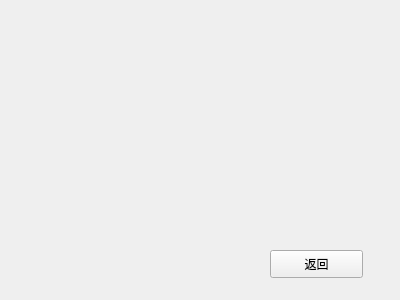
<?xml version="1.0" encoding="UTF-8"?>
<ui version="4.0">
 <class>ShowPage</class>
 <widget class="QWidget" name="ShowPage">
  <property name="geometry">
   <rect>
    <x>0</x>
    <y>0</y>
    <width>400</width>
    <height>300</height>
   </rect>
  </property>
  <property name="windowTitle">
   <string>统计</string>
  </property>
  <widget class="QPushButton" name="pushButton">
   <property name="geometry">
    <rect>
     <x>270</x>
     <y>250</y>
     <width>93</width>
     <height>28</height>
    </rect>
   </property>
   <property name="text">
    <string>返回</string>
   </property>
  </widget>
 </widget>
 <resources/>
 <connections/>
</ui>
